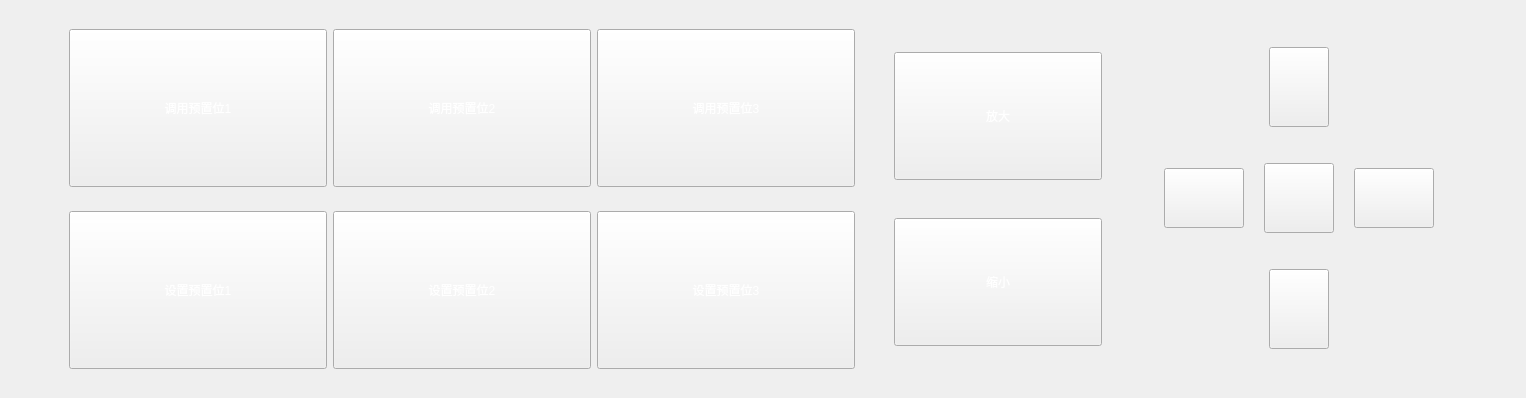
          <widget class="QWidget" name="widget_31" native="true">
           <property name="styleSheet">
            <string notr="true">
QWidget#widget_31{
        border:2px solid #02677C;
        }
QWidget#widget_31{
        border:2px solid #02677C;
        background:rgba(5,45,53,200);

}</string>
           </property>
           <layout class="QHBoxLayout" name="horizontalLayout_24">
            <item>
             <spacer name="horizontalSpacer_18">
              <property name="orientation">
               <enum>Qt::Horizontal</enum>
              </property>
              <property name="sizeHint" stdset="0">
               <size>
                <width>40</width>
                <height>20</height>
               </size>
              </property>
             </spacer>
            </item>
            <item>
             <widget class="QWidget" name="widget_6" native="true">
              <property name="styleSheet">
               <string notr="true">QPushButton:checked{
    
	border-image: url(:/new_pixConfig/按钮大2.png);
}
QPushButton{
	border-image: url(:/new_pixConfig/按钮大.png);
	min-width:250px;
	min-height:150px;
	color: rgb(255, 255, 255);
font: 20 8pt &quot;微软雅黑 Light&quot; bol;
}

QPushButton:pressed{
	border-image: url(:/new_pixConfig/按钮大2.png);

}</string>
              </property>
              <layout class="QVBoxLayout" name="verticalLayout_2">
               <item>
                <widget class="QWidget" name="widget_5" native="true">
                 <property name="styleSheet">
                  <string notr="true"/>
                 </property>
                 <layout class="QHBoxLayout" name="horizontalLayout_25">
                  <item>
                   <widget class="QPushButton" name="pushButton_4">
                    <property name="text">
                     <string>调用预置位1</string>
                    </property>
                    <property name="icon">
                     <iconset resource="pix.qrc">
                      <normaloff>:/pic/定位 (2).png</normaloff>:/pic/定位 (2).png</iconset>
                    </property>
                   </widget>
                  </item>
                  <item>
                   <widget class="QPushButton" name="pushButton_5">
                    <property name="text">
                     <string>调用预置位2</string>
                    </property>
                    <property name="icon">
                     <iconset resource="pix.qrc">
                      <normaloff>:/pic/定位 (2).png</normaloff>:/pic/定位 (2).png</iconset>
                    </property>
                   </widget>
                  </item>
                  <item>
                   <widget class="QPushButton" name="pushButton_6">
                    <property name="text">
                     <string>调用预置位3</string>
                    </property>
                    <property name="icon">
                     <iconset resource="pix.qrc">
                      <normaloff>:/pic/定位 (2).png</normaloff>:/pic/定位 (2).png</iconset>
                    </property>
                   </widget>
                  </item>
                 </layout>
                </widget>
               </item>
               <item>
                <widget class="QWidget" name="widget_4" native="true">
                 <property name="styleSheet">
                  <string notr="true"/>
                 </property>
                 <layout class="QHBoxLayout" name="horizontalLayout_23">
                  <item>
                   <widget class="QPushButton" name="pushButton">
                    <property name="text">
                     <string>设置预置位1</string>
                    </property>
                    <property name="icon">
                     <iconset resource="pix.qrc">
                      <normaloff>:/pic/跟踪目标设置.png</normaloff>:/pic/跟踪目标设置.png</iconset>
                    </property>
                   </widget>
                  </item>
                  <item>
                   <widget class="QPushButton" name="pushButton_2">
                    <property name="text">
                     <string>设置预置位2</string>
                    </property>
                    <property name="icon">
                     <iconset resource="pix.qrc">
                      <normaloff>:/pic/跟踪目标设置.png</normaloff>:/pic/跟踪目标设置.png</iconset>
                    </property>
                   </widget>
                  </item>
                  <item>
                   <widget class="QPushButton" name="pushButton_3">
                    <property name="text">
                     <string>设置预置位3</string>
                    </property>
                    <property name="icon">
                     <iconset resource="pix.qrc">
                      <normaloff>:/pic/跟踪目标设置.png</normaloff>:/pic/跟踪目标设置.png</iconset>
                    </property>
                   </widget>
                  </item>
                 </layout>
                </widget>
               </item>
              </layout>
             </widget>
            </item>
            <item>
             <widget class="QWidget" name="widget_9" native="true">
              <property name="styleSheet">
               <string notr="true"/>
              </property>
              <layout class="QHBoxLayout" name="horizontalLayout_3" stretch="9">
               <property name="leftMargin">
                <number>0</number>
               </property>
               <property name="topMargin">
                <number>0</number>
               </property>
               <property name="rightMargin">
                <number>0</number>
               </property>
               <property name="bottomMargin">
                <number>0</number>
               </property>
               <item>
                <widget class="QWidget" name="widget" native="true">
                 <property name="styleSheet">
                  <string notr="true"/>
                 </property>
                 <layout class="QVBoxLayout" name="verticalLayout_12">
                  <property name="leftMargin">
                   <number>0</number>
                  </property>
                  <property name="topMargin">
                   <number>0</number>
                  </property>
                  <property name="rightMargin">
                   <number>0</number>
                  </property>
                  <property name="bottomMargin">
                   <number>0</number>
                  </property>
                 </layout>
                </widget>
               </item>
              </layout>
             </widget>
            </item>
            <item>
             <widget class="QWidget" name="widget_10" native="true">
              <property name="styleSheet">
               <string notr="true">QPushButton:checked{
    
	border-image: url(:/new_pixConfig/按钮大2.png);
}
QPushButton{
	border-image: url(:/new_pixConfig/按钮大.png);
	min-width:200px;
	min-height:120px;
	color: rgb(255, 255, 255);
font: 20 8pt &quot;微软雅黑 Light&quot; bol;
}

QPushButton:pressed{
	border-image: url(:/new_pixConfig/按钮大2.png);

}</string>
              </property>
              <layout class="QVBoxLayout" name="verticalLayout_4">
               <item>
                <widget class="QPushButton" name="pushButton_9">
                 <property name="text">
                  <string>放大</string>
                 </property>
                 <property name="icon">
                  <iconset resource="pix.qrc">
                   <normaloff>:/pic/放大 (1).png</normaloff>:/pic/放大 (1).png</iconset>
                 </property>
                </widget>
               </item>
               <item>
                <widget class="QPushButton" name="pushButton_11">
                 <property name="text">
                  <string>缩小</string>
                 </property>
                 <property name="icon">
                  <iconset resource="pix.qrc">
                   <normaloff>:/pic/缩小 (1).png</normaloff>:/pic/缩小 (1).png</iconset>
                 </property>
                </widget>
               </item>
              </layout>
             </widget>
            </item>
            <item>
             <widget class="QWidget" name="widget_8" native="true">
              <property name="styleSheet">
               <string notr="true">QToolButton:checked{
    
	border-image: url(:/new_pixConfig/按钮大2.png);
}
QToolButton{
	border-image: url(:/new_pixConfig/按钮大.png);
	min-width:100px;
	min-height:60px;
	padding-left:10px;
	color: rgb(255, 255, 255);
}

QToolButton:pressed{
	border-image: url(:/new_pixConfig/按钮大2.png);

}</string>
              </property>
              <layout class="QVBoxLayout" name="verticalLayout_5">
               <property name="leftMargin">
                <number>0</number>
               </property>
               <property name="topMargin">
                <number>0</number>
               </property>
               <property name="rightMargin">
                <number>0</number>
               </property>
               <property name="bottomMargin">
                <number>0</number>
               </property>
              </layout>
             </widget>
            </item>
            <item>
             <widget class="QWidget" name="widget_13" native="true">
              <property name="styleSheet">
               <string notr="true"/>
              </property>
              <layout class="QVBoxLayout" name="verticalLayout_11">
               <property name="spacing">
                <number>0</number>
               </property>
               <property name="leftMargin">
                <number>0</number>
               </property>
               <property name="topMargin">
                <number>0</number>
               </property>
               <property name="rightMargin">
                <number>0</number>
               </property>
               <property name="bottomMargin">
                <number>0</number>
               </property>
               <item>
                <widget class="QWidget" name="widget_23" native="true">
                 <property name="minimumSize">
                  <size>
                   <width>0</width>
                   <height>80</height>
                  </size>
                 </property>
                 <property name="maximumSize">
                  <size>
                   <width>16777215</width>
                   <height>80</height>
                  </size>
                 </property>
                 <layout class="QHBoxLayout" name="horizontalLayout_18">
                  <property name="spacing">
                   <number>0</number>
                  </property>
                  <property name="leftMargin">
                   <number>0</number>
                  </property>
                  <property name="topMargin">
                   <number>0</number>
                  </property>
                  <property name="rightMargin">
                   <number>0</number>
                  </property>
                  <property name="bottomMargin">
                   <number>0</number>
                  </property>
                  <item>
                   <spacer name="horizontalSpacer_4">
                    <property name="orientation">
                     <enum>Qt::Horizontal</enum>
                    </property>
                    <property name="sizeHint" stdset="0">
                     <size>
                      <width>1</width>
                      <height>20</height>
                     </size>
                    </property>
                   </spacer>
                  </item>
                  <item>
                   <widget class="QPushButton" name="btn_shang">
                    <property name="minimumSize">
                     <size>
                      <width>60</width>
                      <height>80</height>
                     </size>
                    </property>
                    <property name="maximumSize">
                     <size>
                      <width>60</width>
                      <height>80</height>
                     </size>
                    </property>
                    <property name="styleSheet">
                     <string notr="true">QPushButton{ border-image: url(:/new_pixConfig/箭头上.png);}
QPushButton:pressed{

	border-image: url(:/new_pixConfig/箭头上2.png);
}

</string>
                    </property>
                    <property name="text">
                     <string/>
                    </property>
                   </widget>
                  </item>
                  <item>
                   <spacer name="horizontalSpacer_5">
                    <property name="orientation">
                     <enum>Qt::Horizontal</enum>
                    </property>
                    <property name="sizeHint" stdset="0">
                     <size>
                      <width>1</width>
                      <height>20</height>
                     </size>
                    </property>
                   </spacer>
                  </item>
                 </layout>
                </widget>
               </item>
               <item>
                <widget class="QWidget" name="widget_27" native="true">
                 <property name="minimumSize">
                  <size>
                   <width>0</width>
                   <height>70</height>
                  </size>
                 </property>
                 <property name="maximumSize">
                  <size>
                   <width>16777215</width>
                   <height>70</height>
                  </size>
                 </property>
                 <layout class="QHBoxLayout" name="horizontalLayout_19">
                  <property name="spacing">
                   <number>20</number>
                  </property>
                  <property name="leftMargin">
                   <number>0</number>
                  </property>
                  <property name="topMargin">
                   <number>0</number>
                  </property>
                  <property name="rightMargin">
                   <number>0</number>
                  </property>
                  <property name="bottomMargin">
                   <number>0</number>
                  </property>
                  <item>
                   <spacer name="horizontalSpacer_6">
                    <property name="orientation">
                     <enum>Qt::Horizontal</enum>
                    </property>
                    <property name="sizeHint" stdset="0">
                     <size>
                      <width>1</width>
                      <height>20</height>
                     </size>
                    </property>
                   </spacer>
                  </item>
                  <item>
                   <spacer name="horizontalSpacer_14">
                    <property name="orientation">
                     <enum>Qt::Horizontal</enum>
                    </property>
                    <property name="sizeHint" stdset="0">
                     <size>
                      <width>40</width>
                      <height>20</height>
                     </size>
                    </property>
                   </spacer>
                  </item>
                  <item>
                   <widget class="QPushButton" name="btnleft">
                    <property name="minimumSize">
                     <size>
                      <width>80</width>
                      <height>60</height>
                     </size>
                    </property>
                    <property name="maximumSize">
                     <size>
                      <width>80</width>
                      <height>60</height>
                     </size>
                    </property>
                    <property name="styleSheet">
                     <string notr="true">QPushButton{ border-image: url(:/new_pixConfig/箭头左.png);}
QPushButton:pressed{

	border-image: url(:/new_pixConfig/箭头左2.png);
}

</string>
                    </property>
                    <property name="text">
                     <string/>
                    </property>
                   </widget>
                  </item>
                  <item>
                   <spacer name="horizontalSpacer_7">
                    <property name="orientation">
                     <enum>Qt::Horizontal</enum>
                    </property>
                    <property name="sizeType">
                     <enum>QSizePolicy::Fixed</enum>
                    </property>
                    <property name="sizeHint" stdset="0">
                     <size>
                      <width>0</width>
                      <height>20</height>
                     </size>
                    </property>
                   </spacer>
                  </item>
                  <item>
                   <widget class="QPushButton" name="btn_gotohome">
                    <property name="minimumSize">
                     <size>
                      <width>70</width>
                      <height>70</height>
                     </size>
                    </property>
                    <property name="maximumSize">
                     <size>
                      <width>70</width>
                      <height>70</height>
                     </size>
                    </property>
                    <property name="styleSheet">
                     <string notr="true">QPushButton{border-image: url(:/new_pixConfig/OK.png);	color: rgb(255, 255, 255);}


QPushButton:pressed{
	border-image: url(:/new_pixConfig/OK2.png);
}

</string>
                    </property>
                    <property name="text">
                     <string/>
                    </property>
                   </widget>
                  </item>
                  <item>
                   <spacer name="horizontalSpacer_8">
                    <property name="orientation">
                     <enum>Qt::Horizontal</enum>
                    </property>
                    <property name="sizeType">
                     <enum>QSizePolicy::Fixed</enum>
                    </property>
                    <property name="sizeHint" stdset="0">
                     <size>
                      <width>0</width>
                      <height>20</height>
                     </size>
                    </property>
                   </spacer>
                  </item>
                  <item>
                   <widget class="QPushButton" name="btn_right">
                    <property name="minimumSize">
                     <size>
                      <width>80</width>
                      <height>60</height>
                     </size>
                    </property>
                    <property name="maximumSize">
                     <size>
                      <width>80</width>
                      <height>60</height>
                     </size>
                    </property>
                    <property name="styleSheet">
                     <string notr="true">QPushButton{border-image: url(:/new_pixConfig/箭头右.png);}
QPushButton:pressed{

	border-image: url(:/new_pixConfig/箭头右2.png);
}

</string>
                    </property>
                    <property name="text">
                     <string/>
                    </property>
                   </widget>
                  </item>
                  <item>
                   <spacer name="horizontalSpacer_15">
                    <property name="orientation">
                     <enum>Qt::Horizontal</enum>
                    </property>
                    <property name="sizeHint" stdset="0">
                     <size>
                      <width>40</width>
                      <height>20</height>
                     </size>
                    </property>
                   </spacer>
                  </item>
                  <item>
                   <spacer name="horizontalSpacer_9">
                    <property name="orientation">
                     <enum>Qt::Horizontal</enum>
                    </property>
                    <property name="sizeHint" stdset="0">
                     <size>
                      <width>1</width>
                      <height>20</height>
                     </size>
                    </property>
                   </spacer>
                  </item>
                 </layout>
                </widget>
               </item>
               <item>
                <widget class="QWidget" name="widget_28" native="true">
                 <property name="maximumSize">
                  <size>
                   <width>16777215</width>
                   <height>80</height>
                  </size>
                 </property>
                 <layout class="QHBoxLayout" name="horizontalLayout_20">
                  <property name="spacing">
                   <number>0</number>
                  </property>
                  <property name="leftMargin">
                   <number>0</number>
                  </property>
                  <property name="topMargin">
                   <number>0</number>
                  </property>
                  <property name="rightMargin">
                   <number>0</number>
                  </property>
                  <property name="bottomMargin">
                   <number>0</number>
                  </property>
                  <item>
                   <spacer name="horizontalSpacer_10">
                    <property name="orientation">
                     <enum>Qt::Horizontal</enum>
                    </property>
                    <property name="sizeHint" stdset="0">
                     <size>
                      <width>1</width>
                      <height>20</height>
                     </size>
                    </property>
                   </spacer>
                  </item>
                  <item>
                   <widget class="QPushButton" name="btn_down">
                    <property name="minimumSize">
                     <size>
                      <width>60</width>
                      <height>80</height>
                     </size>
                    </property>
                    <property name="maximumSize">
                     <size>
                      <width>60</width>
                      <height>80</height>
                     </size>
                    </property>
                    <property name="styleSheet">
                     <string notr="true">QPushButton{border-image: url(:/new_pixConfig/箭头下.png);}

QPushButton:pressed{

	border-image: url(:/new_pixConfig/箭头下2.png);
}

</string>
                    </property>
                    <property name="text">
                     <string/>
                    </property>
                   </widget>
                  </item>
                  <item>
                   <spacer name="horizontalSpacer_11">
                    <property name="orientation">
                     <enum>Qt::Horizontal</enum>
                    </property>
                    <property name="sizeHint" stdset="0">
                     <size>
                      <width>1</width>
                      <height>20</height>
                     </size>
                    </property>
                   </spacer>
                  </item>
                 </layout>
                </widget>
               </item>
              </layout>
             </widget>
            </item>
            <item>
             <spacer name="horizontalSpacer_20">
              <property name="orientation">
               <enum>Qt::Horizontal</enum>
              </property>
              <property name="sizeHint" stdset="0">
               <size>
                <width>40</width>
                <height>20</height>
               </size>
              </property>
             </spacer>
            </item>
           </layout>
          </widget>
